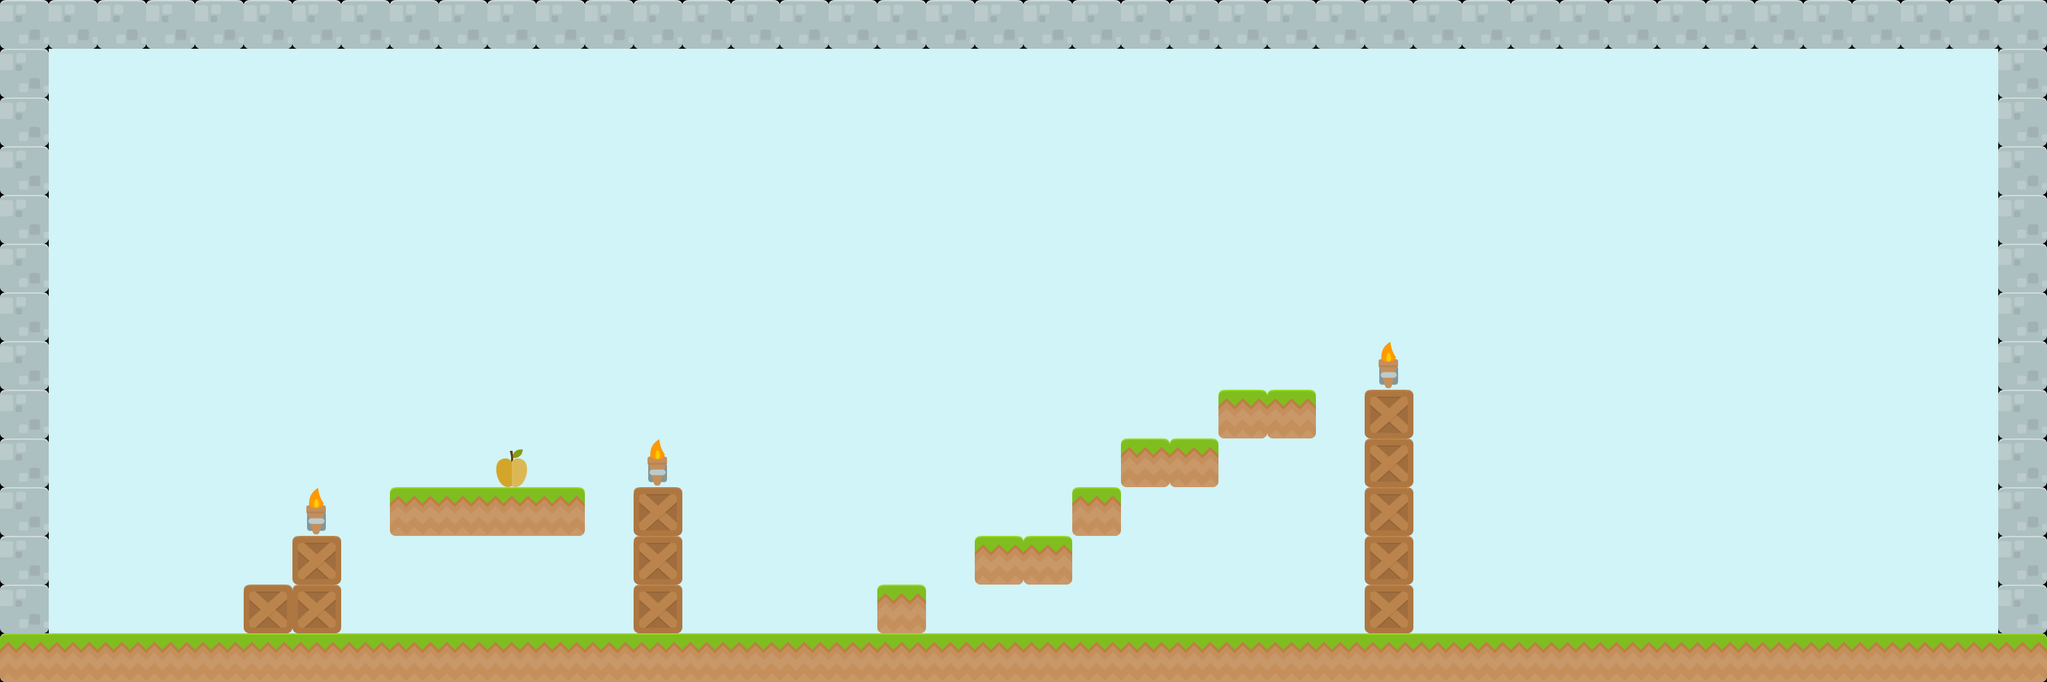

Tiled map render using the project's own tile images. Description and the map definition, with tile-layer contents summarised, below:
An orthogonal 42x14 tile map with 70x70 px tiles, 4 tile layers (BackgroundLayer, DecorationLayer, ObjectLayer, CollisionLayer), 4 tilesets.

<map version="1.0" orientation="orthogonal" renderorder="left-up" width="42" height="14" tilewidth="70" tileheight="70" nextobjectid="19">
 <tileset firstgid="1" name="tiles_spritesheet" tilewidth="70" tileheight="70" spacing="2">
  <image source="CutePack/Base pack/Tiles/tiles_spritesheet.png" trans="ff00ff" width="914" height="936" />
  <tile id="44">
   <properties>
    <property name="suelo" value="true" />
   </properties>
  </tile>
  <tile id="56">
   <properties>
    <property name="suelo" value="true" />
   </properties>
  </tile>
  <tile id="68">
   <properties>
    <property name="suelo" value="true" />
   </properties>
  </tile>
  <tile id="80">
   <properties>
    <property name="suelo" value="true" />
   </properties>
  </tile>
  <tile id="91">
   <properties>
    <property name="suelo" value="true" />
   </properties>
  </tile>
  <tile id="103">
   <properties>
    <property name="suelo" value="true" />
   </properties>
  </tile>
  <tile id="115">
   <properties>
    <property name="suelo" value="true" />
   </properties>
  </tile>
  <tile id="132">
   <properties>
    <property name="desplazable" value="true" />
    <property name="suelo" value="true" />
   </properties>
  </tile>
 </tileset>
 <tileset firstgid="157" name="fondo" tilewidth="70" tileheight="70" spacing="2">
  <image source="CutePack/Base pack/bg.png" trans="ff00ff" width="256" height="256" />
 </tileset>
 <tileset firstgid="166" name="transparent" tilewidth="70" tileheight="70">
  <image source="CutePack/transparent.png" width="70" height="70" />
  <tile id="0">
   <properties>
    <property name="tileType" value="air" />
   </properties>
  </tile>
 </tileset>
 <tileset firstgid="167" name="frutas" tilewidth="71" tileheight="71">
  <tile id="0">
   <properties>
    <property name="fruitType" value="apple" />
   </properties>
   <image width="71" height="71" source="CutePack/Frutas/Manzana/Manzana_Manzana01.png" />
  </tile>
  <tile id="1">
   <image width="70" height="70" source="CutePack/Frutas/Pera/Pera_Pera01.png" />
  </tile>
  <tile id="2">
   <image width="71" height="71" source="CutePack/Frutas/Sandia/Sandia_Sandia01.png" />
  </tile>
  <tile id="3">
   <image width="70" height="71" source="CutePack/Frutas/Uva/Uva_Uva01.png" />
  </tile>
 </tileset>
 <layer name="BackgroundLayer" width="42" height="14">
  <data>[588 cells, 588 non-empty, 2 distinct tile ids]</data>
 </layer>
 <layer name="DecorationLayer" width="42" height="14">
  <data>[588 cells, 3 non-empty, 1 distinct tile ids]</data>
 </layer>
 <layer name="ObjectLayer" width="42" height="14">
  <data>[588 cells, 1 non-empty, 1 distinct tile ids]</data>
 </layer>
 <layer name="CollisionLayer" width="42" height="14">
  <data>[588 cells, 587 non-empty, 7 distinct tile ids]</data>
 </layer>
</map>
